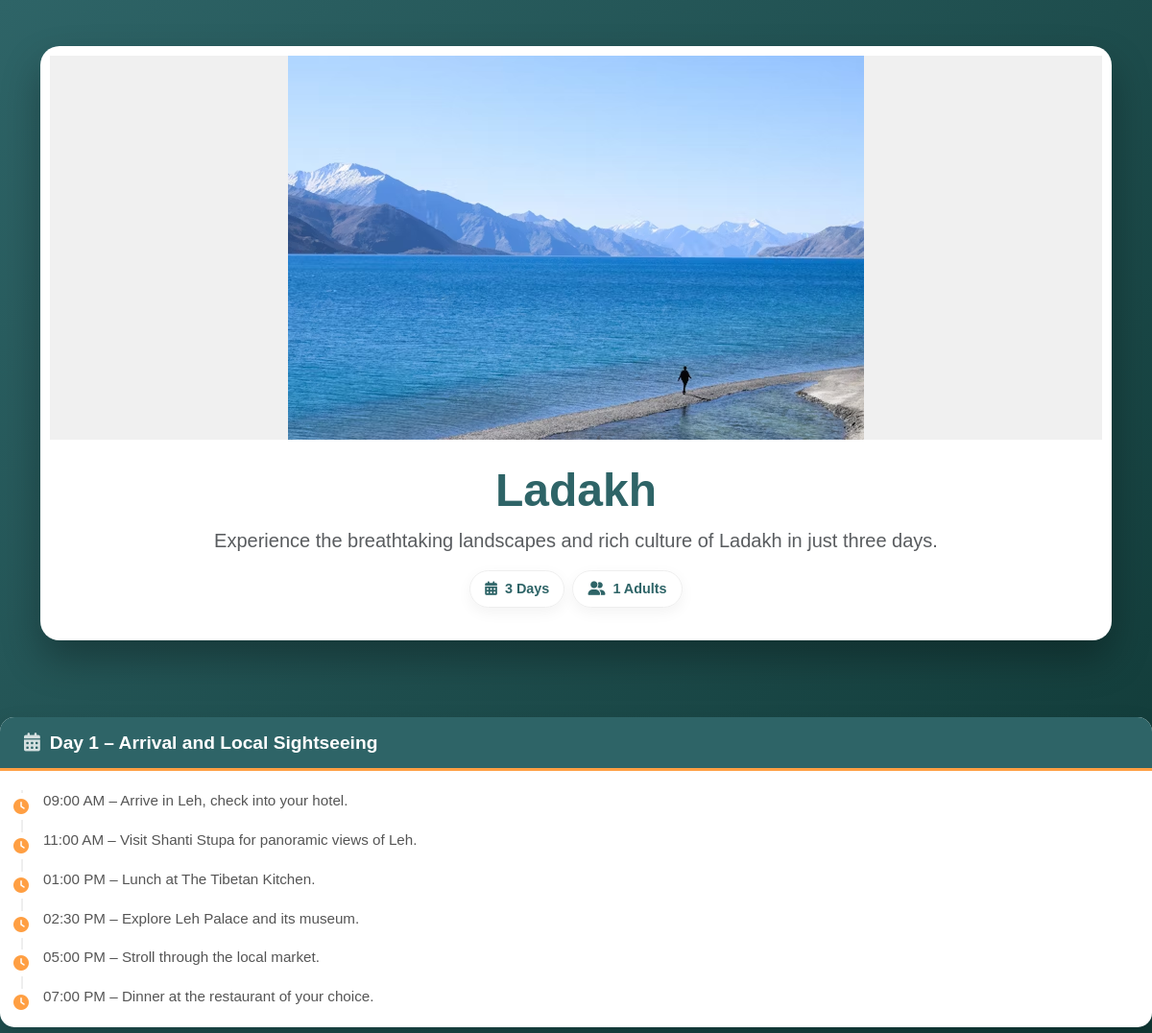
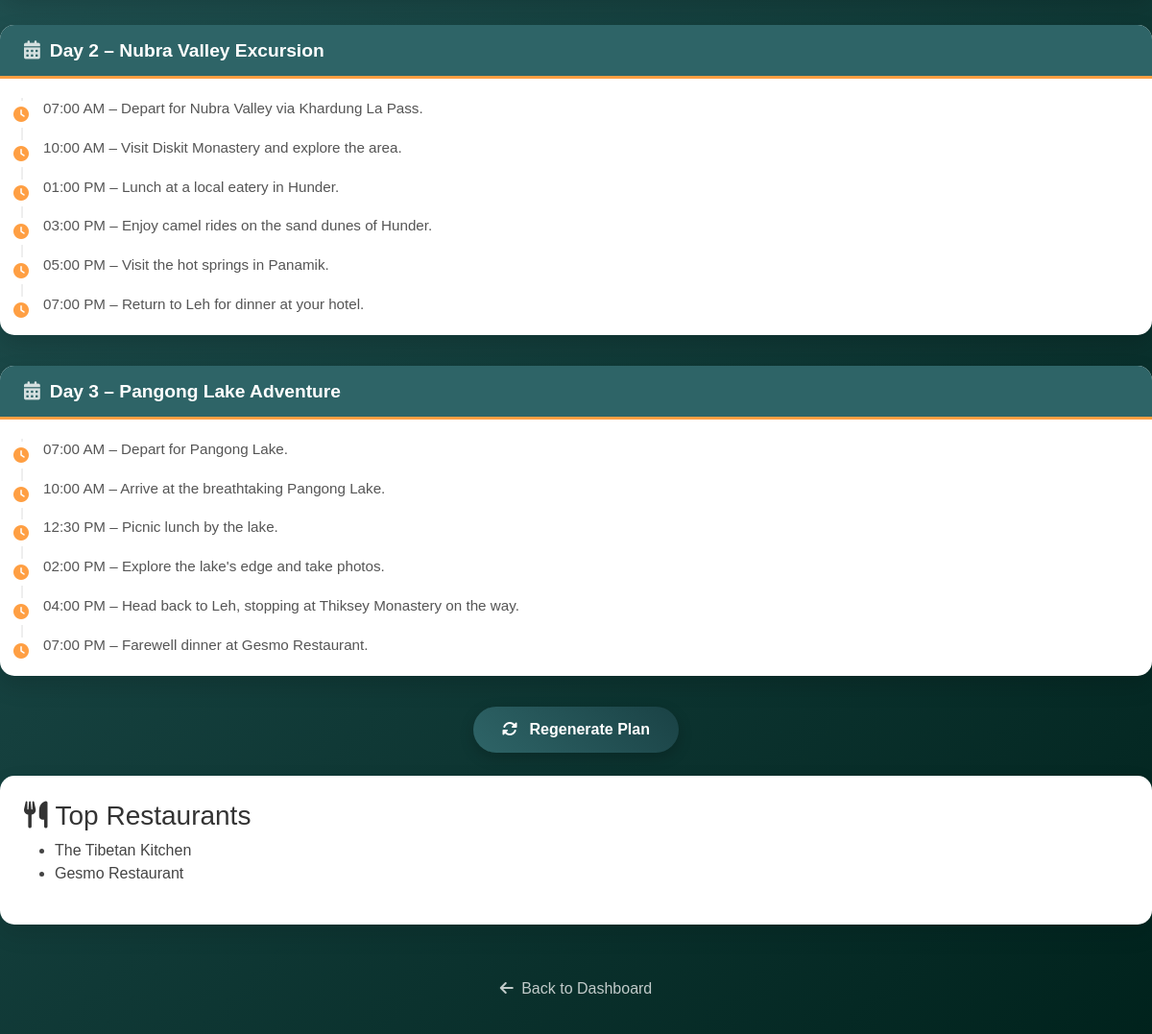
Screenshot of /itinerary/2 (signed in) with the database file from the repository (2 pictures, top to bottom).
### models.py (models this page shows)
class Trip(db.Model):
    id = db.Column(db.Integer, primary_key=True)
    user_id = db.Column(db.Integer, db.ForeignKey('user.id'), nullable=False)
    place = db.Column(db.String(100), nullable=False)
    days = db.Column(db.Integer, nullable=False)
    adults = db.Column(db.Integer, default=1)
    children = db.Column(db.Integer, default=0)
    start_date = db.Column(db.Date, nullable=True)
    date_created = db.Column(db.DateTime, default=datetime.utcnow)
    description = db.Column(db.String(500), nullable=True)
    itinerary = db.Column(db.Text, nullable=True)
    restaurants = db.Column(db.Text, nullable=True)
    image_url = db.Column(db.String(500), nullable=True)

### app.py (the view)
@app.route('/itinerary/<int:trip_id>')
def view_itinerary(trip_id):
    trip = Trip.query.get_or_404(trip_id)
    if trip.user_id != session.get('user_id'):
        return redirect(url_for('dashboard'))
    trip.itinerary = format_itinerary_html(trip.itinerary)
    trip.restaurants = format_restaurants_html(trip.restaurants)
    return render_template(
        'itinerary.html',
        trip=trip,
        cache_buster=int(datetime.now().timestamp())
    )

### app.py (called while the page is built, shortened)
@app.context_processor
def utility_processor():
    def get_trip_image(place):
        return f"https://source.unsplash.com/800x600/?{quote(place)},travel,landmark"
    def get_trip_title(place):
        return f"Trip to {place}"
    def get_trip_description(place):
        return f"An amazing journey exploring the beauty of {place}."
    return dict(get_trip_image=get_trip_image,
                get_trip_title=get_trip_title,
                get_trip_description=get_trip_description)

def format_restaurants_html(raw_rest: str) -> str:
    if not raw_rest:
        return ""
    raw = raw_rest.strip()
    if re.search(r'<\/?ul>|<\/?li>', raw, flags=re.I):
        return raw
    items = [x.strip("-* \t") for x in re.split(r'[\r\n]+', raw) if x.strip()]
    if not items:
        return html.escape(raw)
    lis = "".join(f"<li>{html.escape(i)}</li>" for i in items)
    return f"<ul>{lis}</ul>"

def format_itinerary_html(raw: str) -> str:
    if not raw:
        return ""
    if "class=\"day-card\"" in raw or "class='day-card'" in raw:
        return raw

### templates/itinerary.html (shortened to what this page needs)
<!DOCTYPE html>
<html lang="en">
<head>
    <link href="https://cdn.jsdelivr.net/npm/bootstrap@5.3.3/dist/css/bootstrap.min.css" rel="stylesheet" />
    <link href="https://cdnjs.cloudflare.com/ajax/libs/font-awesome/6.5.0/css/all.min.css" rel="stylesheet" />
</head>
<body>
    <div class="container py-5">
        <div class="hero-card">
            <img src="{{ trip.image_url }}" alt="{{ trip.place }}" class="hero-img">
            <div class="p-4 text-center">
                <h1 class="display-5 fw-bold" style="color: var(--primary);">{{ trip.place }}</h1>
                <p class="text-muted fs-5">{{ trip.description }}</p>
                <div class="d-flex justify-content-center flex-wrap gap-2 mt-3">
                    <span class="trip-details-badge"><i class="fas fa-calendar-alt"></i> {{ trip.days }} Days</span>
                    <span class="trip-details-badge"><i class="fas fa-user-friends"></i> {{ trip.adults }} Adults</span>
                </div>
            </div>
        </div>
    </div>
    <div class="itinerary-container" id="itinerary-content">
        {{ trip.itinerary | safe }}
    </div>
    <div class="text-center my-4">
        <button id="regenerate-btn" class="btn btn-regenerate">
            <i class="fas fa-sync-alt me-2"></i>
            <span id="btn-text">Regenerate Plan</span>
        </button>
    </div>
    {% if trip.restaurants %}
    <div class="restaurants-card mt-4">
        <h3><i class="fas fa-utensils me-2"></i>Top Restaurants</h3>
        <div style="color: #444;">{{ trip.restaurants | safe }}</div>
    </div>
    {% endif %}
    <div class="text-center mt-5">
        <a href="{{ url_for('dashboard') }}" class="btn text-white text-decoration-none opacity-75 hover-opacity-100">
            <i class="fas fa-arrow-left me-1"></i> Back to Dashboard
        </a>
    </div>
</body>
</html>

### templates/itinerary.html (style rules this page uses)
:root { --primary: #2E6467; --secondary: #00221C; --accent: #ff9f43; --bg-gradient: linear-gradient(135deg, #2E6467, #00221C); --light: #f8f9fa; }
body { background: var(--bg-gradient); min-height: 100vh; font-family: 'Poppins', sans-serif; color: #333; padding-bottom: 3rem; }
.hero-card { border-radius: 20px; overflow: hidden; box-shadow: 0 20px 40px rgba(0, 0, 0, 0.3); background: white; margin-bottom: 2rem; padding: 10px; }
.hero-img { width: 100%; height: auto; max-height: 400px; object-fit: contain; object-position: center; display: block; background: #f0f0f0; }
.trip-details-badge { background: rgba(255, 255, 255, 0.9); backdrop-filter: blur(5px); padding: 8px 15px; border-radius: 50px; font-size: 0.9rem; font-weight: 600; color: var(--primary); border: 1px solid #eee; display: inline-flex; align-items: center; gap: 8px; box-shadow: 0 5px 15px rgba(0, 0, 0, 0.05); }
.itinerary-container { background: transparent; }
.day-card { background: white; border-radius: 15px; overflow: hidden; box-shadow: 0 10px 25px rgba(0, 0, 0, 0.15); margin-bottom: 2rem; border: none; animation: slideUp 0.5s ease-out forwards; opacity: 0; }
.day-card h4 { background: var(--primary); color: white; margin: 0; padding: 15px 25px; font-size: 1.2rem; font-weight: 600; display: flex; align-items: center; gap: 10px; border-bottom: 3px solid var(--accent); }
.day-card h4::before { content: '\f073'; font-family: "Font Awesome 6 Free"; font-weight: 900; opacity: 0.8; }
.day-card ul { list-style: none; padding: 20px 25px 20px 45px; margin: 0; position: relative; }
.day-card ul::before { content: ''; position: absolute; left: 22px; top: 20px; bottom: 20px; width: 2px; background: #eee; }
.day-card li { position: relative; margin-bottom: 18px; font-size: 0.95rem; line-height: 1.5; color: #555; }
.day-card li:last-child { margin-bottom: 0; }
.day-card li::before { content: '\f017'; font-family: "Font Awesome 6 Free"; font-weight: 900; position: absolute; left: -31px; top: 3px; color: var(--accent); background: white; padding: 2px 0; font-size: 1rem; }
.restaurants-card { background: white; border-radius: 15px; padding: 25px; box-shadow: 0 10px 25px rgba(0, 0, 0, 0.1); }
.btn-regenerate { background: linear-gradient(45deg, var(--primary), #1a4245); border: none; color: white; padding: 12px 30px; border-radius: 50px; font-weight: 600; box-shadow: 0 5px 15px rgba(0, 0, 0, 0.2); transition: 0.3s; }

### rows the page displays
Trip: image_url (picture), place "Ladakh", description "Experience the breathtaking landscapes and rich culture of Ladakh in just three days.", days "3", adults "1", itinerary "Day 1 – Arrival and Local Sightseeing 09:00 AM – Arrive in Leh, check into your hotel. 11:00 AM – Visit Shanti Stupa for panoramic views of Leh. 01:00 PM – Lunch at The Tibetan Kitchen. 02:30 PM – Explore Leh Palace and its museum. 05:00 PM – Stroll through the local market. 07:00 PM – Dinner at the restaurant of your choice. Day 2 – Nubra Valley Excursion 07:00 AM – Depart for Nubra Valley via Khardung La Pass. 10:00 AM – Visit Diskit Monastery and explore the area. 01:00 PM – Lunch at a local eatery in Hunder. 03:00 PM – Enjoy camel rides on the sand dunes of Hunder. 05:00 PM – Visit the hot springs in Panamik. 07:00 PM – Return to Leh for dinner at your hotel. Day 3 – Pangong Lake…", restaurants "The Tibetan Kitchen Gesmo Restaurant"
